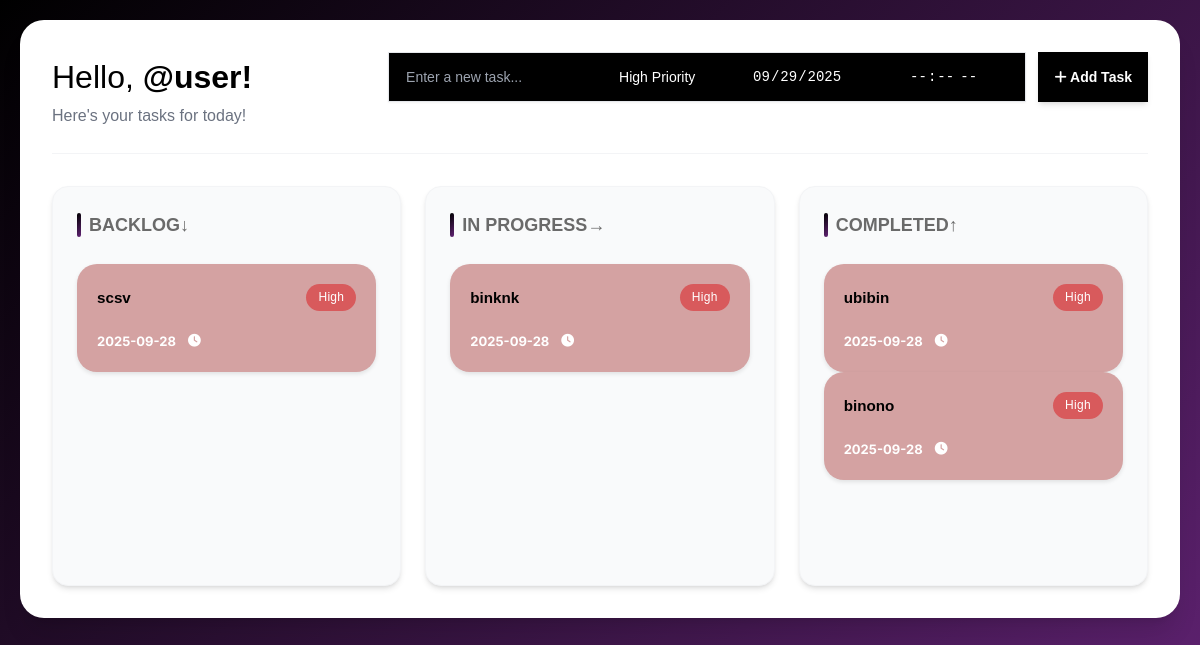
Before: / with the older database file.
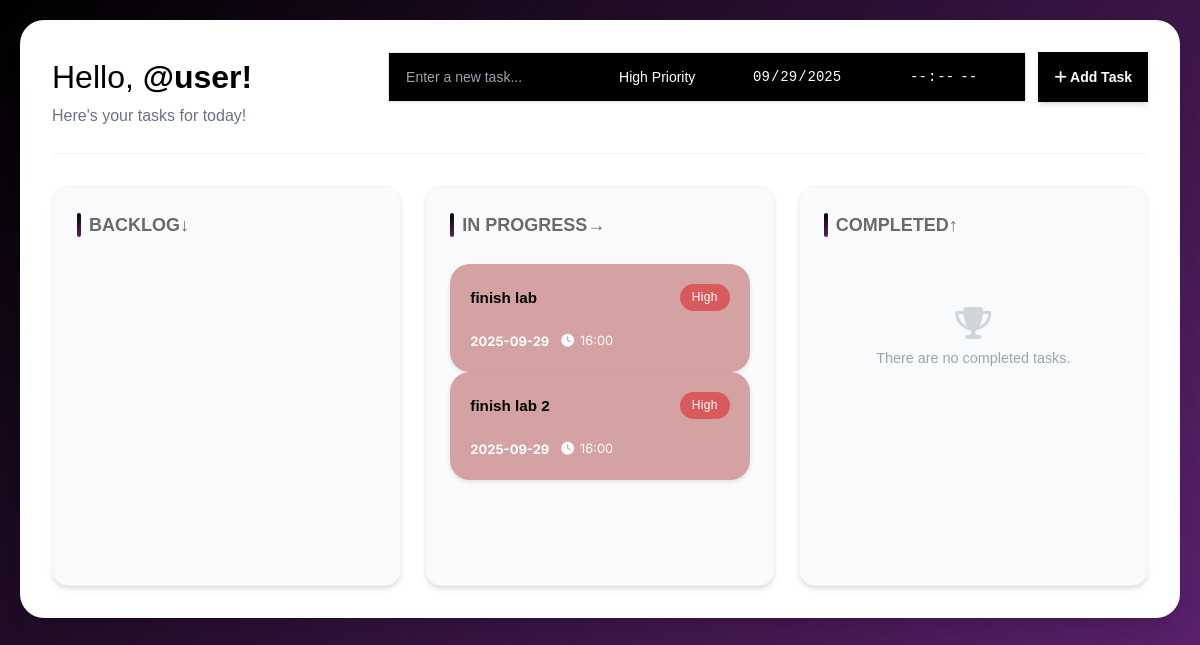
After: the same page with the newer database file.
### tables this page shows
CREATE TABLE tasks (
            id INTEGER PRIMARY KEY AUTOINCREMENT,
            name TEXT NOT NULL,
            priority TEXT,
            date TEXT,
            time TEXT
        , status TEXT DEFAULT "backlog");

### todolist.py (the view)
@app.route('/')
def index():
    conn = sqlite3.connect('tododatabase.db')
    conn.row_factory = sqlite3.Row
    c = conn.cursor()
    c.execute('''
        SELECT * FROM tasks
        WHERE status = 'backlog' OR status IS NULL
        ORDER BY
            CASE priority
                WHEN 'high' THEN 1
                WHEN 'mid'  THEN 2
                WHEN 'low'  THEN 3
            END,
            date ASC,
            time ASC
    ''')
    backlog_tasks = c.fetchall()
    c.execute('''
        SELECT * FROM tasks
        WHERE status = 'in-progress'
        ORDER BY
            CASE priority
                WHEN 'high' THEN 1
                WHEN 'mid'  THEN 2
                WHEN 'low'  THEN 3
            END,
            date ASC,
            time ASC
    ''')
    in_progress_tasks = c.fetchall()
    c.execute('''
        SELECT * FROM tasks
        WHERE status = 'completed'
        ORDER BY
            CASE priority
                WHEN 'high' THEN 1
                WHEN 'mid'  THEN 2
                WHEN 'low'  THEN 3
            END,
            date ASC,
            time ASC
    ''')
    completed_tasks = c.fetchall()
    conn.close()
    return render_template('index.html',
                         tasks=backlog_tasks,
                         in_progress_tasks=in_progress_tasks,
                         completed_tasks=completed_tasks)

### templates/index.html (shortened to what this page needs)
{% extends 'base.html' %}
{% block body %}
<div class="container">
    <header class="header">
        <div class="greeting">
            <h1>Hello, </h1><h2><span class="user-name">@user!</span></h2>
            <p>Here's your tasks for today!</p>
        </div>
        <div class="task-inputs">
            <div class="task-bar">
                <input type="text" id="task-input" placeholder="Enter a new task...">
                <select id="priority-select" name="priority">
                    <option value="high">High Priority</option>
                    <input type="date" id="date-input" name="date">
                <input type="time" id="time-input">
            </div>
            <button id="add-task-button">
                <i class="fa-solid fa-plus"></i>
                Add Task
            </button>
        </div>
    </header>
<div class="tasks-container">
    <section class="column" data-status="backlog">
        <h2>BACKLOG↓</h2>
        <div id="task-card" class="drop-zone">
            {% for task in tasks %}
            <div class="task-card {{ task['priority'] }}" data-id="{{ task['id'] }}" draggable="true">
                <div class="task-header">
                    <div class="task-name">{{ task['name'] }}</div>
                    <div class="task-priority-badge {{ task['priority'] }}">{{ task['priority']|title }}</div>
                </div>
                <div class="task-content">
                    <div class="task-date">{{ task['date'] }}</div>
                    <div class="task-time">
                        <i class="fa-solid fa-clock"></i>
                    </div>
                </div>
            </div>
            {% endfor %}
        </div>
    </section>
    <section class="column" data-status="in-progress">
        <h2>
            IN PROGRESS→
        </h2>
        <div class="task-list drop-zone" data-empty="{% if in_progress_tasks %}false{% else %}true{% endif %}">
            {% if in_progress_tasks %}
                {% for task in in_progress_tasks %}
                <div class="task-card {{ task['priority'] }}" data-id="{{ task['id'] }}" draggable="true">
                    <div class="task-header">
                        <div class="task-name">{{ task['name'] }}</div>
                        <div class="task-priority-badge {{ task['priority'] }}">{{ task['priority']|title }}</div>
                    </div>
                    <div class="task-content">
                        <div class="task-date">{{ task['date'] }}</div>
                        <div class="task-time">
                            <i class="fa-solid fa-clock"></i>
                            {{ task['time'] }}
                        </div>
                    </div>
                </div>
                {% endfor %}
            {% else %}
                <i class="fa-solid fa-hourglass-half"></i>
                <p>There are no tasks in progress.</p>
            {% endif %}
        </div>
    </section>
    <section class="column" data-status="completed">
        <h2>COMPLETED↑</h2>
        <div class="task-list drop-zone" data-empty="{% if completed_tasks %}false{% else %}true{% endif %}">
            {% if completed_tasks %}
                {% for task in completed_tasks %}
                <div class="task-card {{ task['priority'] }}" data-id="{{ task['id'] }}" draggable="true">
                    <div class="task-header">
                        <div class="task-name">{{ task['name'] }}</div>
                        <div class="task-priority-badge {{ task['priority'] }}">{{ task['priority']|title }}</div>
                    </div>
                    <div class="task-content">
                        <div class="task-date">{{ task['date'] }}</div>
                        <div class="task-time">
                            <i class="fa-solid fa-clock"></i>
                        </div>
                    </div>
                </div>
                {% endfor %}
            {% else %}
                <i class="fa-solid fa-trophy"></i>
                <p>There are no completed tasks.</p>
            {% endif %}
        </div>
    </section>
</div>
</div>
{% endblock %}

### templates/base.html (shortened to what this page needs)
<!DOCTYPE html>
<html>
    <head>
        <link rel="stylesheet" href="{{ url_for('static', filename='style.css') }}">
    </head>
    <body>
        {% block body %}{% endblock %}
    </body>
</html>

Changed rows visible on the page:
removed tasks: name "scsv", priority "High", date "2025-09-28", shown under "BACKLOG↓"
removed tasks: name "binknk", priority "High", date "2025-09-28", shown under "IN PROGRESS→"
removed tasks: name "ubibin", priority "High", date "2025-09-28", shown under "COMPLETED↑"
removed tasks: name "binono", priority "High", date "2025-09-28", shown under "COMPLETED↑"
added tasks: name "finish lab", priority "High", date "2025-09-29", time "16:00", shown under "IN PROGRESS→"
added tasks: name "finish lab 2", priority "High", date "2025-09-29", time "16:00", shown under "IN PROGRESS→"
Other visible differences:
text now shown: "There are no completed tasks."
